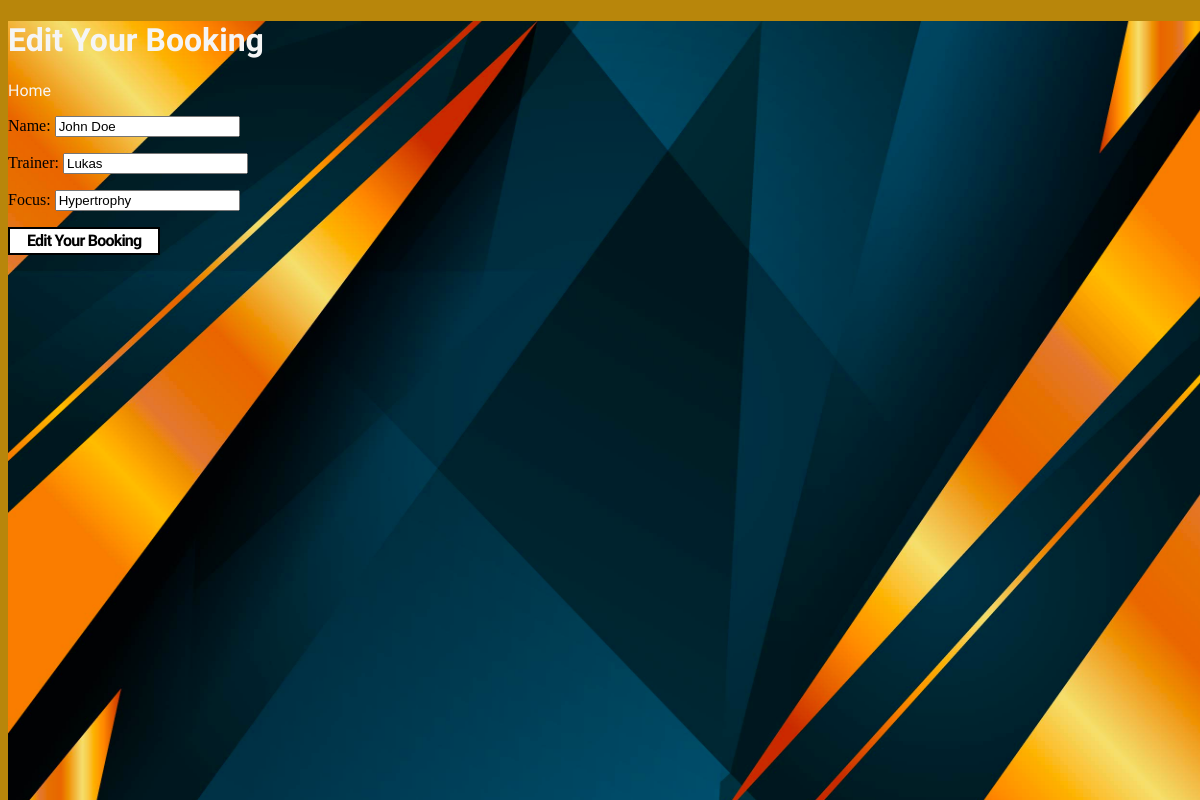
Page /editing/24 on the committed database.
### home/models.py (models this page shows, shortened)
class hittclasses(models.Model):
    name = models.CharField(max_length=10, null=False, blank=False)
    trainer = models.CharField(max_length=10, null=False, blank=False)
    focus = models.CharField(max_length=50, null=False, blank=False)

### home/views.py (the view)
# urls.py: path('editing/<item_id>', views.editing, name='edit'),
def editing(request, item_id):
    item = get_object_or_404(hittclasses, id=item_id)
    formSes = BookingForm(instance=item)
    context = {
        'form': formSes
    }
    if request.method == 'POST':
        formSes = BookingForm(request.POST, instance=item)
        if formSes.is_valid():
            formSes.save()
            return redirect("booking")
    return render(request, 'home/editing.html', context)

### home/forms.py
class BookingForm(forms.ModelForm):
    class Meta:
        model = hittclasses
        fields = ['name', 'trainer', 'focus']

### home/templates/home/editing.html (shortened to what this page needs)
<!DOCTYPE html>
<html lang="en">
<head>
    {% load static %}
    <link rel="stylesheet" href="{% static '/css/style.css' %}">
</head>
<img src="{% static 'images/background.jpg' %}" alt="A black and gold vector design background image" id="bgimage">
<header>
    <h1 class="main">
        Edit Your Booking
    </h1>
    <li>
        <a class="nav-link" href="{% url 'booking' %}">Home</a>
    </li>
</header>
<body>
    <form method="POST">
        {{ form.as_p }}
        <div>
            <p>
            <button class="btneddel" type="submit" onclick="alert('Your booking has been changed!')">Edit Your Booking</button>
            </p>
        </div>
    </form>
</body>
</html>

### home/static/css/style.css (style rules this page uses)
.main { font-family: 'Oswald', sans-serif; color: whitesmoke; }
.nav-link { color:whitesmoke; text-decoration: none; text-transform: capitalize; }
#list-inline, li { font-family: 'Raleway', sans-serif; text-align: right; display: inline; }
.btneddel { align-items: center; background-color: #fff; border: 2px solid #000; box-sizing: border-box; color: #000; cursor: pointer; display: inline-flex; fill: #000; font-family: 'Raleway', sans-serif; font-size: 16px; font-weight: 600; justify-content: center; letter-spacing: -.8px; line-height: 24px; outline: 0; padding: 0 17px; text-align: center; text-decoration: none; transition: all .3s; user-select: none; -webkit-user-select: none; touch-action: manipulation; }
#bgimage { position: fixed; border: 0; margin: 0; width: 100%; height: 100%; z-index: -5; }
body { background-color: darkgoldenrod; }

### rows in the picture
hittclasses: name "John Doe", trainer "Lukas", focus "Hypertrophy"
